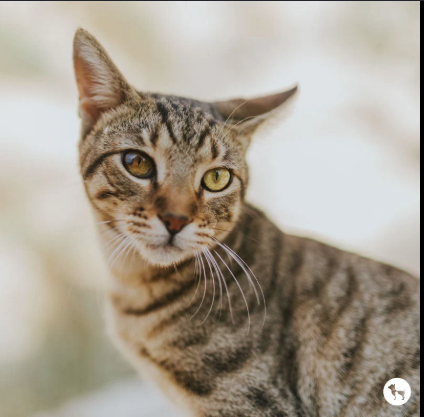
#> input picture test-2.jpg, 424 x 417 px
$ python -i motion.py   (imports and definitions only)
#> lines starting #> are read from the running program, lines starting #| are printed output that depends on the picture
"""
asvl/asvl/features/motion.py
Optical flow motion score using Farneback dense optical flow.

v1.1 fixes:
1. Replaced whole-frame mean magnitude with 90th-percentile (p90) statistic.
   A moving subject against a static background no longer gets diluted.
   Old formula: score = min(mean_magnitude / 50.0, 1.0)
   New formula: score = min(p90 / MOTION_NORM_CONST, 1.0)
   See DECISIONS.md §12.

2. Performance: optical flow is computed on a downsampled thumbnail
   (_FLOW_SHORT_EDGE = 90 px) rather than on full-resolution frames.
   On 720×1280 input this reduces flow computation from ~134ms to ~3ms per
   frame (44×), enabling the 60s per-clip runtime target. The p90 statistic
   is invariant to resolution scaling (subject-to-background ratio is
   preserved). See DECISIONS.md §16.
"""
import cv2
import numpy as np

# Normalization constant for the 90th-percentile flow magnitude at thumbnail resolution.
# Tuned against comedy.mp4 clip p90 distribution:
#   - Dialogue (0-30s): median p90 = 1.59, p90-of-p90 = 6.09
#   - Action (31-60s): median p90 = 3.65, p90-of-p90 = 7.80
#
# At MOTION_NORM_CONST = 10.0:
#   - Dialogue median score = 1.59/10 = 0.16 → 0.5/1.0 fps tier ✓
#   - Action p90 score = 7.80/10 = 0.78 → 5.0 fps tier ✓
#
# Old values: _EMPIRICAL_MAX_MAGNITUDE = 50.0 (full-res mean, v1.0)
#             MOTION_NORM_CONST = 2.0 (thumbnail p90, too low — caused dialogue saturation)
MOTION_NORM_CONST = 10.0

# Short edge of the thumbnail used for optical flow computation.
_FLOW_SHORT_EDGE = 90


def _thumbnail_gray(frame: np.ndarray) -> np.ndarray:
    """
    Downsample a frame to _FLOW_SHORT_EDGE on the short axis, convert to gray.

    Returns the frame as-is (gray) if it's already smaller than the target.
    """
    h, w = frame.shape[:2]
#> h = 417; w = 424
    if h <= _FLOW_SHORT_EDGE and w <= _FLOW_SHORT_EDGE:
        return cv2.cvtColor(frame, cv2.COLOR_RGB2GRAY)
    scale = _FLOW_SHORT_EDGE / min(h, w)
#> scale = 0.216
    new_h, new_w = max(1, int(h * scale)), max(1, int(w * scale))
#> new_h = 90; new_w = 91
    small = cv2.resize(frame, (new_w, new_h), interpolation=cv2.INTER_AREA)
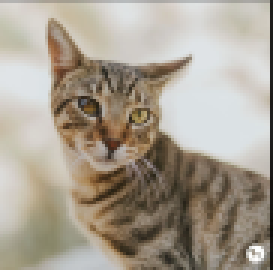
#> small: shape (90, 91, 3) (shown 3 times larger); mean R, G, B 167.5, 158.6, 145
    return cv2.cvtColor(small, cv2.COLOR_RGB2GRAY)
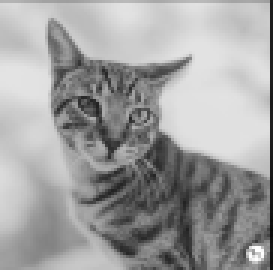
#> returned value: shape (90, 91) (shown 3 times larger); min 9, max 254, mean 159.7


def compute_motion_score(prev: np.ndarray, curr: np.ndarray) -> float:
    """
    Compute a motion score in [0, 1] between two consecutive RGB frames.

    Uses Farneback dense optical flow on downsampled grayscale thumbnails.
    The 90th-percentile pixel magnitude is normalized by MOTION_NORM_CONST,
    so that a fast subject occupying ~10% of the frame area produces a high
    score even when the rest of the background is static.

    Args:
        prev: Previous frame, HxWx3 uint8 RGB.
        curr: Current frame, HxWx3 uint8 RGB.

    Returns:
        float in [0, 1] where 0 = no motion, 1 = maximum expected motion.
    """
    prev_gray = _thumbnail_gray(prev)
    curr_gray = _thumbnail_gray(curr)

    flow = cv2.calcOpticalFlowFarneback(
        prev_gray,
        curr_gray,
        None,
        pyr_scale=0.5,
        levels=3,
        winsize=15,
        iterations=3,
        poly_n=5,
        poly_sigma=1.2,
        flags=0,
    )

    # 90th-percentile of moving pixels — not the whole-frame mean —
    # so a fast subject against a static background is not diluted.
    magnitude = np.sqrt(flow[..., 0] ** 2 + flow[..., 1] ** 2)
    p90 = float(np.percentile(magnitude, 90))
    return float(min(p90 / MOTION_NORM_CONST, 1.0))

>>> import cv2
>>> picture = cv2.cvtColor(cv2.imread('../../../test-2.jpg'), cv2.COLOR_BGR2RGB)
>>> result = _thumbnail_gray(picture)
